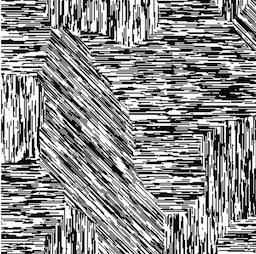
#> input picture Homework04/pattern.png, 256 x 254 px
$ python hw04.py   (older library calls are emulated)
#> lines starting #> are read from the running program, lines starting #| are printed output that depends on the picture; after the words box and inside, x2 and y2 are one past the last pixel; in counts of white or black regions, pixels touching at a corner belong together
import cv2
import numpy as np
import matplotlib.pyplot as plt

# Load our pattern
gray = cv2.imread("pattern.png",cv2.IMREAD_GRAYSCALE)
#> gray: shape (254, 256); min 0, max 255, mean 141.1

############################################################################
#    Step 1: build the Gabor kernel that will enhance for us vertically oriented patches:
#    cv2.getGaborKernel(ksize, sigma, theta, lambda, gamma, psi, ktype)
#
#    where:
#    ksize  - size of kernel in pixels (n, n), i.e., size of our neighborhood
#    sigma  - size of the Gaussian envelope, i.e., how wide is our Gaussian "hat"
#    theta  - orientation of the normal to the filter's oscilation pattern; e.g., theta = 0.0 means vertical stripes
#    lambda - wavelength of the sinusoidal oscilation; this together with sigma
#             is resposinble for frequencies enhanced by this filter
#    gamma  - spatial aspect ratio; keep it 1
#    phi    - phase offset; keep it 0
#    ktype  - type and range of values that each pixel in the gabor kernel can hold; keep it cv2.CV_32F

# ***TASK*** Select parameters of your Gabor kernel here:
ksize = 7       # try something between 5 and 15
sigma = 4.0     # try something between 2.0 and 4.0
theta = 0.0     # keep it 0.0 if you want to focus on vertically-oriented patterns
lbd = 4.0       # try something between 2.0 and 4.0
gamma = 1.0     # keep it 1.0
psi = 0.0       # keep it 0.0

kernel = cv2.getGaborKernel((ksize, ksize), sigma, theta, lbd, gamma, psi, ktype=cv2.CV_32F)

# Normalize the kernel and remove the DC component (do you remember from our class discussion why we are doing this?)
kernel /= kernel.sum()
kernel -= kernel.mean()

# Curious how does the kernel look like? Here we go:
xx, yy = np.mgrid[0:kernel.shape[0], 0:kernel.shape[1]]
fig = plt.figure()
ax = plt.axes(projection='3d')
ax.plot_surface(xx, yy, kernel ,rstride=1, cstride=1, cmap=plt.cm.gray,linewidth=0)
plt.savefig("gabor_kernel_visualization.png")
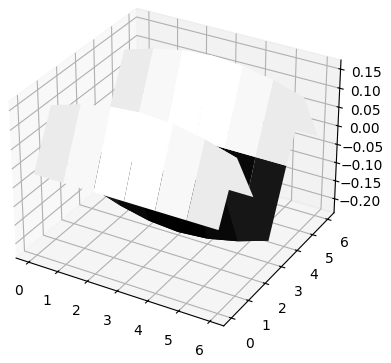
#> figure drawn by matplotlib, 1 panel
plt.close()
print("Gabor kernel visualization saved to gabor_kernel_visualization.png")


############################################################################
# Step 2: image filtering

res1 = cv2.filter2D(gray, cv2.CV_8UC3, kernel)
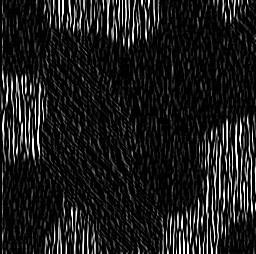
#> res1: shape (254, 256); min 0, max 255, mean 26.6


############################################################################
# Step 3: image binarization (let's use an idea with maximization of the Fisher ratio, implemeted by Otsu)

th2, res2 = cv2.threshold(res1,0,255,cv2.THRESH_BINARY+cv2.THRESH_OTSU)
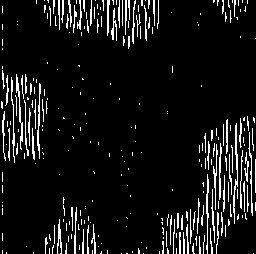
#> res2: shape (254, 256); 8.2% white in thin lines or dots
#> th2 = 99


############################################################################
# Step 4: morphological operations and getting your area of interest annotated
# ***TASK*** Choose the type among cv2.MORPH_CLOSE, cv2.MORPH_OPEN, cv2.MORPH_ERODE or cv2.MORPH_DILATE
# (or a sequence of those, in the order you think makes sense)

se_small = np.ones((3,3), np.uint8)
se_med = np.ones((9,9), np.uint8)

# MORPH_CLOSE with small kernel to locally connect nearby white pixels
res3 = cv2.morphologyEx(res2, cv2.MORPH_CLOSE, kernel=se_small, iterations=3)
#> res3: shape (254, 256); 25.5% white; 73 white regions (61 under 20 px), largest, box (x1, y1, x2, y2) and area: (159, 116, 256, 254) 7110, (44, 0, 159, 49) 3687, (0, 66, 48, 164) 3304
# MORPH_OPEN with tiny kernel to gently remove sparse noise
res3 = cv2.morphologyEx(res3, cv2.MORPH_OPEN, kernel=se_small, iterations=1)
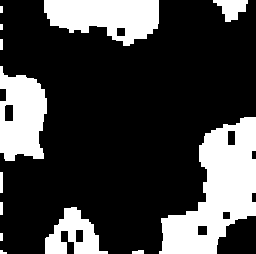
#> res3: shape (254, 256); 25.1% white; 13 white regions (1 under 20 px), largest, box (x1, y1, x2, y2) and area: (159, 117, 256, 254) 7087, (44, 0, 159, 46) 3670, (0, 66, 47, 161) 3288
# MORPH_CLOSE to solidify blocks
res3 = cv2.morphologyEx(res3, cv2.MORPH_CLOSE, kernel=se_med, iterations=2)
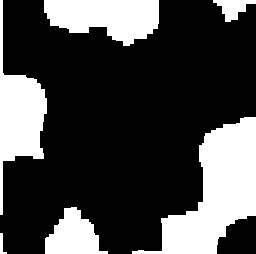
#> res3: shape (254, 256); 27.1% white; 6 white regions, box (x1, y1, x2, y2) and area: (132, 117, 256, 254) 7569, (0, 0, 47, 215) 3926, (44, 0, 159, 46) 3763, (45, 207, 108, 254) 1826, (213, 0, 256, 22) 492, (0, 233, 7, 254) 71
# MORPH_ERODE to tighten boundaries and sharpen edges
res3 = cv2.morphologyEx(res3, cv2.MORPH_ERODE, kernel=se_small, iterations=3)
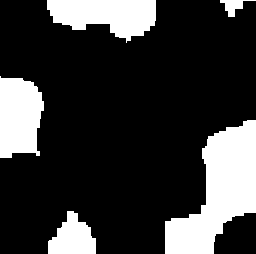
#> res3: shape (254, 256); 21.9% white; 5 white regions

############################################################################
# Step 5 (Bonus): Edge detection to demarcate vertical pattern regions
# Use Canny edge detection on the morphological result, then overlay on original image

# Find contours of the morphological mask and draw white edges on black background
contours, _ = cv2.findContours(res3, cv2.RETR_EXTERNAL, cv2.CHAIN_APPROX_SIMPLE)
#> contours = 5 contours; box (x1, y1, x2, y2) and area: (165, 120, 256, 254) 6304, (47, 0, 156, 43) 2974, (0, 76, 44, 158) 2851, (48, 211, 96, 254) 1289, (220, 0, 256, 17) 202
res4 = np.zeros_like(gray)
cv2.drawContours(res4, contours, -1, 255, 2)
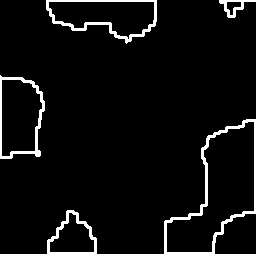
#> res4: shape (254, 256); 5.1% white; 5 white regions, box (x1, y1, x2, y2) and area: (164, 119, 256, 254) 1176, (46, 0, 157, 44) 791, (0, 75, 45, 159) 662, (47, 210, 97, 254) 462, (219, 0, 256, 18) 215

# Save the results for documentation
cv2.imwrite("result_step1_filtering.png", res1)
cv2.imwrite("result_step2_binarization.png", res2)
cv2.imwrite("result_step3_morphological.png", res3)
cv2.imwrite("result_step4_edges.png", res4)

print("\nResults saved:")
print("  - result_step1_filtering.png")
print("  - result_step2_binarization.png")
print("  - result_step3_morphological.png")
print("  - result_step4_edges.png (bonus - edge detection)")

# [7 lines of commented-out code are left out]

print("\nDone!")

$ run again, with Practical03/task2_input_images.png copied over Homework04/pattern.png
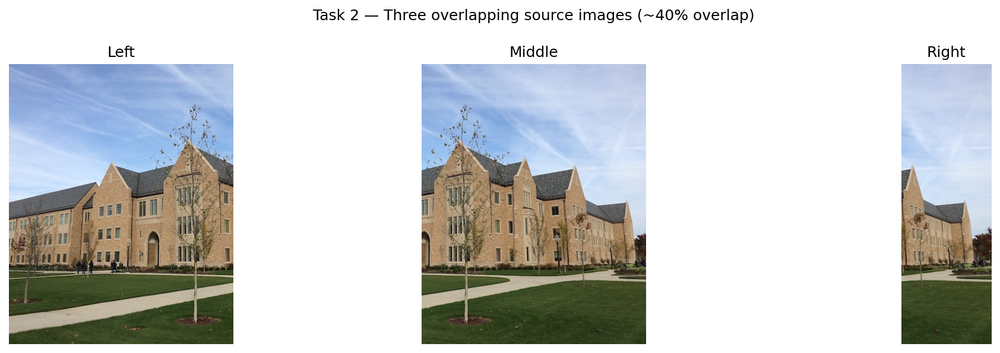
#> input picture Practical03/task2_input_images.png, 1000 x 353 px, shrunk from 1684 x 595 before the run
#> `th2, res2 = cv2.threshold(res1,0,255,cv2.THRESH_BINARY+cv2.THRESH_OTSU)`:
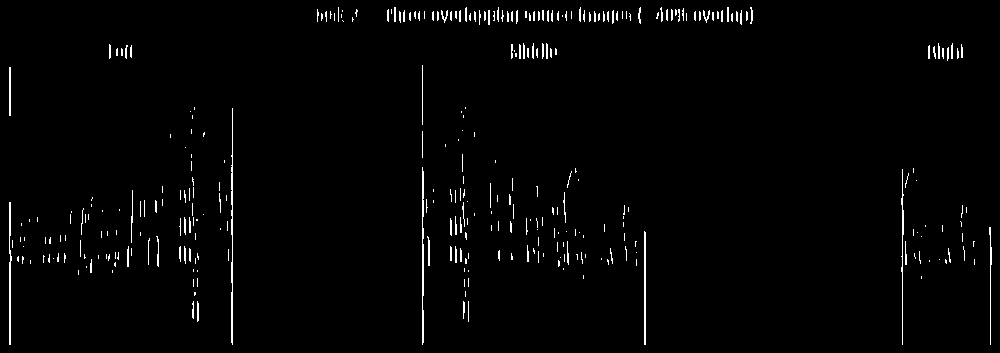
#> res2: shape (353, 1000); 1.7% white in thin lines or dots
#> th2 = 60
#> contours = 17 contours, 7 with area under 20; largest, box (x1, y1, x2, y2) and area: (390, 12, 624, 19) 646, (453, 193, 465, 259) 390, (661, 12, 750, 19) 326, (46, 240, 63, 260) 250, (182, 193, 195, 259) 217
#> `cv2.drawContours(res4, contours, -1, 255, 2)`:
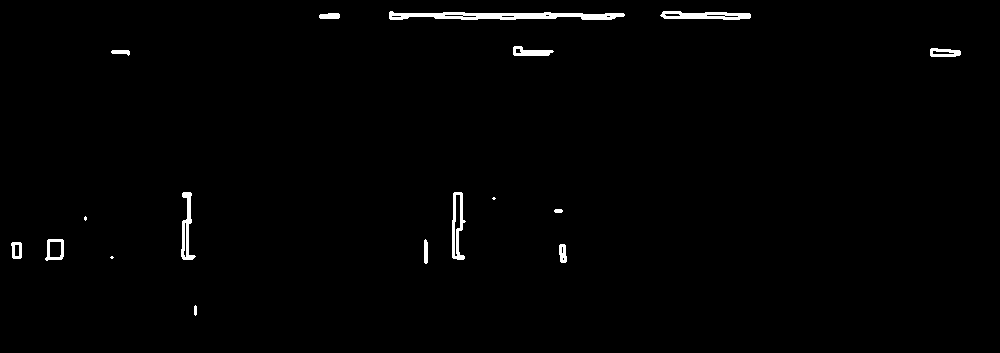
#> res4: shape (353, 1000); 1.1% white; 17 white regions (3 under 20 px), largest, box (x1, y1, x2, y2) and area: (389, 11, 625, 20) 1327, (660, 11, 751, 20) 551, (452, 192, 466, 260) 464

$ run again, with Practical03/panorama_left.jpg saved as Homework04/pattern.png
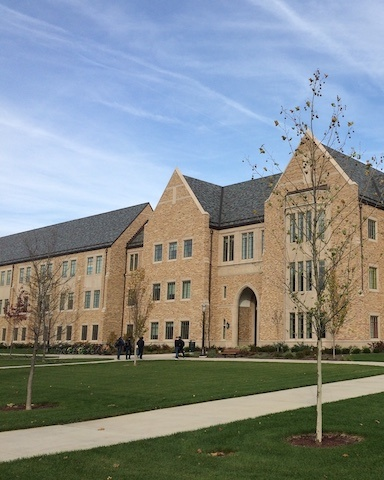
#> input picture Practical03/panorama_left.jpg, 384 x 480 px
#> `th2, res2 = cv2.threshold(res1,0,255,cv2.THRESH_BINARY+cv2.THRESH_OTSU)`:
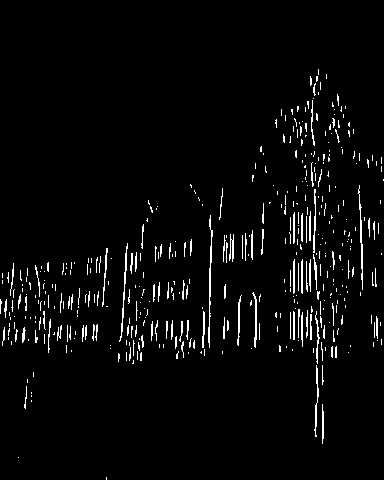
#> res2: shape (480, 384); 3.4% white in thin lines or dots, all inside (x1, y1, x2, y2) = (0, 69, 384, 480)
#> th2 = 35
#> contours = 18 contours, 6 with area under 20; largest, box (x1, y1, x2, y2) and area: (0, 259, 104, 339) 4642, (292, 160, 342, 381) 4094, (123, 284, 226, 358) 2272, (296, 105, 337, 135) 682, (226, 236, 250, 259) 428
#> `cv2.drawContours(res4, contours, -1, 255, 2)`:
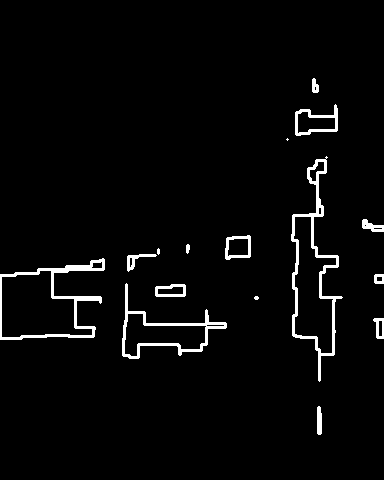
#> res4: shape (480, 384); 3.2% white; 16 white regions (3 under 20 px), largest, box (x1, y1, x2, y2) and area: (291, 156, 343, 382) 1701, (0, 258, 105, 340) 1370, (122, 283, 227, 359) 1045
